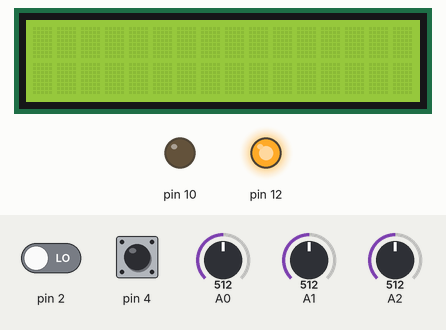
Simulated run of this sketch. Board: Arduino Uno, built with avr-gcc and run on an emulated ATmega328P. Parts: 16×2 character LCD, output pins drawn as LEDs (lit = HIGH). Dashed ring = blinking. Inputs (shaded band) come from the test bench; at power-on: A1 = 512, A2 = 512, A0 = 512, pin 2 LOW, pin 4 HIGH. What the sketch prints to the serial monitor is not drawn.

Above: at 1.2 s.
1.3 s: A1 set to 263
7.8 s: A1 set to 232
16.1 s: A2 set to 307
At 17.59 s:
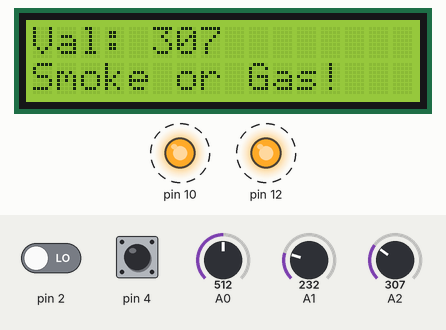
22.6 s: A2 set to 285
At 24.29 s:
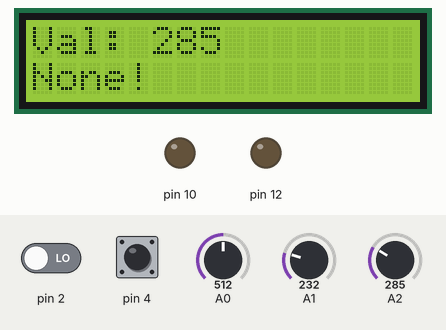
29.1 s: A1 set to 260
At 30.2 s:
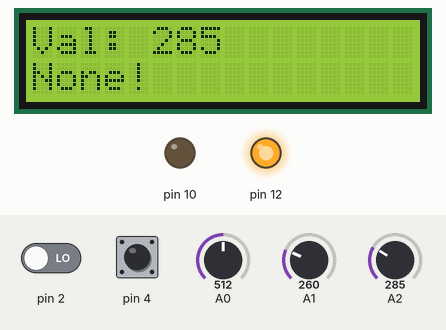
36.9 s: A0 set to 261
43.4 s: A0 set to 242
At 47.1 s:
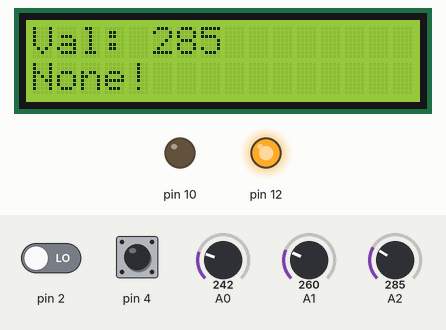
Timing chart, 0 to 48.6 s (numbered marks = the images above; inputs shaded):
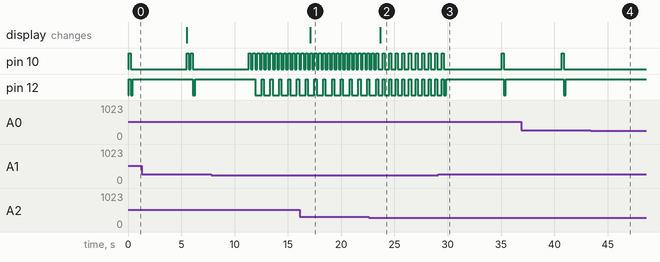

The sketch:

Project_26_Simulate_life_scenes.ino
```cpp
//**********************************************************************************
/*
 * 名称   : Simulate_life_scenes
 * 功能   : 多种传感器和模块组合模拟生活场景
 * 作者   : http://www.keyes-robot.com/
*/
#include <Arduino.h>
#include <LiquidCrystal_I2C.h>

LiquidCrystal_I2C lcd(0x27, 16, 2);

int val1 = 0;
int val2 = 0;
int val3 = 0;
int val4 = 0;
int val5 = 0;

void setup() {
  Serial.begin(9600);
  pinMode(2, INPUT);
  pinMode(4, INPUT);
  pinMode(A0, INPUT);
  pinMode(A1, INPUT);
  pinMode(A2, INPUT);
  pinMode(10, OUTPUT);
  pinMode(12, OUTPUT);
  lcd.init();
  lcd.backlight();
  lcd.clear();
}

void loop() {
  val1=analogRead(A0);
  val2=analogRead(A1);
  val3=analogRead(A2);
  val4=digitalRead(2);
  val5=digitalRead(4);
  Serial.print("water_volume:  ");
  Serial.print(val1);
  Serial.print("   sound_volume:  ");
  Serial.println(val2);
  if (val1 > 250) {
    digitalWrite(10, HIGH);
    digitalWrite(12, HIGH);
    delay(200);
    digitalWrite(10, LOW);
    digitalWrite(12, LOW);
    delay(200);
  }
  else{
    digitalWrite(10, LOW);
    digitalWrite(12, LOW);
  }
  if (val2 > 250) {
    digitalWrite(12, HIGH);
    delay(5000);
  }
  else{
    digitalWrite(12, LOW);
  }
  if (val3 > 300) {
    lcd.clear();
    lcd.setCursor(0, 0);
    lcd.print("Val:");
    lcd.setCursor(5, 0);
    lcd.print(val3);
    lcd.setCursor(0, 1);
    lcd.print("Smoke or Gas!");
    digitalWrite(10, HIGH);
    delay(200);
    digitalWrite(10, LOW);
    delay(200);
  }
  else{
    lcd.clear();
    lcd.setCursor(0, 0);
    lcd.print("Val:");
    lcd.setCursor(5, 0);
    lcd.print(val3);
    lcd.setCursor(0, 1);
    lcd.print("None!");
    digitalWrite(10, LOW);
    delay(200);
  }
  if (val4 == 1) {
    digitalWrite(10, HIGH);
    delay(200);
    digitalWrite(10, LOW);
    delay(200);
  }
  else{
    digitalWrite(10, LOW);
  }
  if (val5 == 0) {
    digitalWrite(10, HIGH);
    digitalWrite(12, HIGH);
    delay(200);
    digitalWrite(10, LOW);
    digitalWrite(12, LOW);
    delay(200);
  }
  else{
    digitalWrite(10, LOW);
    digitalWrite(12, LOW);
  }
}
//**********************************************************************************
```

Measured:
- the behaviour switches between 301 and 300 on A2 (found by bisection; images 1 and 2)
- after the input at 16.1 s, the display: changes after 0.99 s (image 1)
- after the input at 22.6 s, the display: changes after 1.1 s (image 2)
- after the input at 29.1 s, pin 10: LOW → HIGH after 6.0 s, → LOW 0.20 s later
- after the input at 43.4 s, pin 10: stays LOW (without the input it goes to HIGH after 2.9 s); pin 12: stays HIGH (without the input it goes to LOW after 3.1 s)
